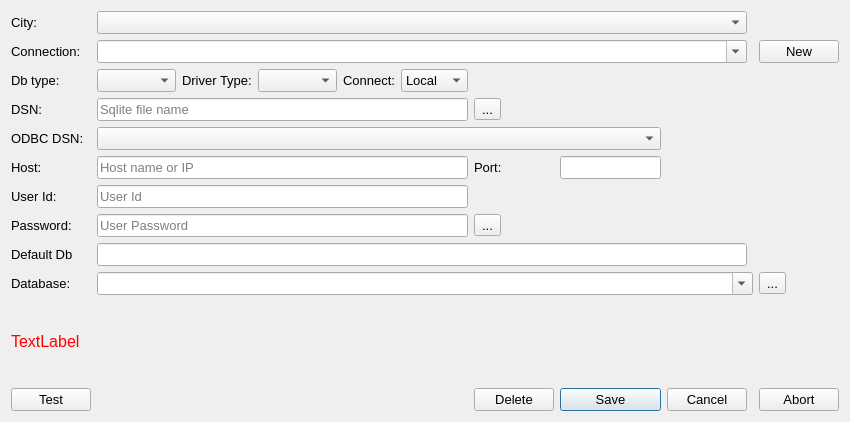
<?xml version="1.0" encoding="UTF-8"?>
<ui version="4.0">
 <class>editConnectionsDlg</class>
 <widget class="QDialog" name="editConnectionsDlg">
  <property name="geometry">
   <rect>
    <x>0</x>
    <y>0</y>
    <width>850</width>
    <height>422</height>
   </rect>
  </property>
  <property name="font">
   <font>
    <pointsize>10</pointsize>
   </font>
  </property>
  <property name="windowTitle">
   <string>Dialog</string>
  </property>
  <property name="toolTip">
   <string>&lt;html&gt;&lt;head/&gt;&lt;body&gt;&lt;p&gt;Use this dialog to add connections to a database for aspecified city/location.&lt;/p&gt;&lt;/body&gt;&lt;/html&gt;</string>
  </property>
  <layout class="QGridLayout" name="gridLayout">
   <item row="8" column="1" colspan="5">
    <widget class="QLineEdit" name="txtHost">
     <property name="toolTip">
      <string>&lt;html&gt;&lt;head/&gt;&lt;body&gt;&lt;p&gt;Enter the host name or IP address of a remote remote server or &lt;span style=&quot; font-style:italic;&quot;&gt;localhost&lt;/span&gt; for a local server.&lt;/p&gt;&lt;/body&gt;&lt;/html&gt;</string>
     </property>
     <property name="placeholderText">
      <string>Host name or IP</string>
     </property>
    </widget>
   </item>
   <item row="1" column="1" colspan="8">
    <widget class="QComboBox" name="cbConnections">
     <property name="toolTip">
      <string>&lt;html&gt;&lt;head/&gt;&lt;body&gt;&lt;p&gt;Select an existing connection from the dropdown list or enter a new unique name to create a new connection.&lt;/p&gt;&lt;p&gt;Connection names should be unique for a city. It is recommended that it contain the database type and connection type, eg. &amp;quot;MsSql ODBC connection&amp;quot;&lt;/p&gt;&lt;/body&gt;&lt;/html&gt;</string>
     </property>
     <property name="editable">
      <bool>true</bool>
     </property>
    </widget>
   </item>
   <item row="14" column="0">
    <widget class="QLabel" name="label_13">
     <property name="text">
      <string>Default Db</string>
     </property>
    </widget>
   </item>
   <item row="17" column="7">
    <widget class="QPushButton" name="btnSave">
     <property name="text">
      <string>Save</string>
     </property>
    </widget>
   </item>
   <item row="9" column="1" colspan="5">
    <widget class="QLineEdit" name="txtUserId">
     <property name="placeholderText">
      <string>User Id</string>
     </property>
    </widget>
   </item>
   <item row="9" column="0">
    <widget class="QLabel" name="label_6">
     <property name="text">
      <string>User Id:</string>
     </property>
    </widget>
   </item>
   <item row="5" column="6">
    <widget class="QToolButton" name="tbBrowse">
     <property name="toolTip">
      <string>&lt;html&gt;&lt;head/&gt;&lt;body&gt;&lt;p&gt;Click to open a dialog to select the name of a Sqlite database file.&lt;/p&gt;&lt;/body&gt;&lt;/html&gt;</string>
     </property>
     <property name="text">
      <string>...</string>
     </property>
     <property name="icon">
      <iconset resource="../Resources/mapper.qrc">
       <normaloff>:/diropen.png</normaloff>:/diropen.png</iconset>
     </property>
    </widget>
   </item>
   <item row="8" column="0">
    <widget class="QLabel" name="label_4">
     <property name="text">
      <string>Host:</string>
     </property>
    </widget>
   </item>
   <item row="5" column="0">
    <widget class="QLabel" name="label_2">
     <property name="text">
      <string>DSN:</string>
     </property>
    </widget>
   </item>
   <item row="17" column="0">
    <widget class="QPushButton" name="btnTest">
     <property name="toolTip">
      <string>&lt;html&gt;&lt;head/&gt;&lt;body&gt;&lt;p&gt;Check the validity of a connection&lt;/p&gt;&lt;/body&gt;&lt;/html&gt;</string>
     </property>
     <property name="text">
      <string>Test</string>
     </property>
    </widget>
   </item>
   <item row="15" column="0">
    <widget class="QLabel" name="label_10">
     <property name="text">
      <string>Database:</string>
     </property>
    </widget>
   </item>
   <item row="17" column="10">
    <widget class="QPushButton" name="btnAbort">
     <property name="text">
      <string>Abort</string>
     </property>
    </widget>
   </item>
   <item row="10" column="0">
    <widget class="QLabel" name="label_7">
     <property name="text">
      <string>Password:</string>
     </property>
    </widget>
   </item>
   <item row="7" column="0">
    <widget class="QLabel" name="label_12">
     <property name="text">
      <string>ODBC DSN:</string>
     </property>
    </widget>
   </item>
   <item row="17" column="6">
    <widget class="QPushButton" name="btnDelete">
     <property name="text">
      <string>Delete</string>
     </property>
    </widget>
   </item>
   <item row="1" column="10">
    <widget class="QPushButton" name="btnNew">
     <property name="toolTip">
      <string>&lt;html&gt;&lt;head/&gt;&lt;body&gt;&lt;p&gt;Click on this button to create a new connection. Then update the connection name which should be unique for this city.&lt;/p&gt;&lt;/body&gt;&lt;/html&gt;</string>
     </property>
     <property name="text">
      <string>New</string>
     </property>
    </widget>
   </item>
   <item row="2" column="5">
    <widget class="QComboBox" name="cbConnect">
     <property name="toolTip">
      <string>&lt;html&gt;&lt;head/&gt;&lt;body&gt;&lt;p&gt;Select connection type: &lt;span style=&quot; font-weight:600;&quot;&gt; Local&lt;/span&gt; SQLite only.&lt;/p&gt;&lt;p&gt;&lt;span style=&quot; font-weight:600;&quot;&gt;Direct&lt;/span&gt; MySql client connection&lt;/p&gt;&lt;p&gt;&lt;span style=&quot; font-weight:600;&quot;&gt;ODBC &lt;/span&gt;MySql or MsSql OBDC connection&lt;/p&gt;&lt;/body&gt;&lt;/html&gt;</string>
     </property>
     <item>
      <property name="text">
       <string>Local</string>
      </property>
     </item>
     <item>
      <property name="text">
       <string>Direct</string>
      </property>
     </item>
     <item>
      <property name="text">
       <string>ODBC</string>
      </property>
     </item>
    </widget>
   </item>
   <item row="2" column="1">
    <widget class="QComboBox" name="cbDbType">
     <property name="toolTip">
      <string>&lt;html&gt;&lt;head/&gt;&lt;body&gt;&lt;p&gt;Select the type of database: &lt;span style=&quot; font-weight:600;&quot;&gt;SQLite, MySql or MsSql(SQL Server)&lt;/span&gt;&lt;/p&gt;&lt;/body&gt;&lt;/html&gt;</string>
     </property>
    </widget>
   </item>
   <item row="10" column="1" colspan="5">
    <widget class="QLineEdit" name="txtPWD">
     <property name="echoMode">
      <enum>QLineEdit::EchoMode::Normal</enum>
     </property>
     <property name="placeholderText">
      <string>User Password</string>
     </property>
    </widget>
   </item>
   <item row="0" column="1" colspan="8">
    <widget class="QComboBox" name="cbCities">
     <property name="toolTip">
      <string>&lt;html&gt;&lt;head/&gt;&lt;body&gt;&lt;p&gt;&lt;span style=&quot; font-weight:600;&quot;&gt;Select an existing city from the dropdown list.&lt;/span&gt;&lt;/p&gt;&lt;/body&gt;&lt;/html&gt;</string>
     </property>
     <property name="editable">
      <bool>false</bool>
     </property>
    </widget>
   </item>
   <item row="0" column="0">
    <widget class="QLabel" name="label_9">
     <property name="text">
      <string>City:</string>
     </property>
    </widget>
   </item>
   <item row="1" column="0">
    <widget class="QLabel" name="label">
     <property name="text">
      <string>Connection:</string>
     </property>
    </widget>
   </item>
   <item row="16" column="0" colspan="11">
    <widget class="QLabel" name="lblHelp">
     <property name="palette">
      <palette>
       <active>
        <colorrole role="WindowText">
         <brush brushstyle="SolidPattern">
          <color alpha="255">
           <red>255</red>
           <green>0</green>
           <blue>0</blue>
          </color>
         </brush>
        </colorrole>
       </active>
       <inactive>
        <colorrole role="WindowText">
         <brush brushstyle="SolidPattern">
          <color alpha="255">
           <red>255</red>
           <green>0</green>
           <blue>0</blue>
          </color>
         </brush>
        </colorrole>
       </inactive>
       <disabled>
        <colorrole role="WindowText">
         <brush brushstyle="SolidPattern">
          <color alpha="255">
           <red>159</red>
           <green>158</green>
           <blue>158</blue>
          </color>
         </brush>
        </colorrole>
       </disabled>
      </palette>
     </property>
     <property name="font">
      <font>
       <pointsize>12</pointsize>
      </font>
     </property>
     <property name="text">
      <string>TextLabel</string>
     </property>
     <property name="wordWrap">
      <bool>true</bool>
     </property>
     <property name="textInteractionFlags">
      <set>Qt::TextInteractionFlag::LinksAccessibleByMouse|Qt::TextInteractionFlag::TextSelectableByKeyboard</set>
     </property>
    </widget>
   </item>
   <item row="7" column="1" colspan="7">
    <widget class="QComboBox" name="cbODBCDsn">
     <property name="placeholderText">
      <string>select ODBC datasource name</string>
     </property>
    </widget>
   </item>
   <item row="17" column="8">
    <widget class="QPushButton" name="btnCancel">
     <property name="text">
      <string>Cancel</string>
     </property>
    </widget>
   </item>
   <item row="2" column="2">
    <widget class="QLabel" name="label_3">
     <property name="text">
      <string>Driver Type:</string>
     </property>
    </widget>
   </item>
   <item row="14" column="1" colspan="8">
    <widget class="QLineEdit" name="txtDefaultDb">
     <property name="readOnly">
      <bool>true</bool>
     </property>
    </widget>
   </item>
   <item row="8" column="6">
    <widget class="QLabel" name="label_5">
     <property name="text">
      <string>Port:</string>
     </property>
    </widget>
   </item>
   <item row="2" column="3">
    <widget class="QComboBox" name="cbDriverType">
     <property name="toolTip">
      <string>&lt;html&gt;&lt;head/&gt;&lt;body&gt;&lt;p&gt;Select which driver type to use for the desired database type.&lt;/p&gt;&lt;/body&gt;&lt;/html&gt;</string>
     </property>
    </widget>
   </item>
   <item row="8" column="7">
    <widget class="QLineEdit" name="txtPort">
     <property name="toolTip">
      <string>&lt;html&gt;&lt;head/&gt;&lt;body&gt;&lt;p&gt;Change if the selected server uses a different port than the standard. &lt;/p&gt;&lt;/body&gt;&lt;/html&gt;</string>
     </property>
     <property name="inputMethodHints">
      <set>Qt::InputMethodHint::ImhNone</set>
     </property>
     <property name="maxLength">
      <number>5</number>
     </property>
    </widget>
   </item>
   <item row="2" column="0">
    <widget class="QLabel" name="label_8">
     <property name="text">
      <string>Db type:</string>
     </property>
    </widget>
   </item>
   <item row="10" column="6">
    <widget class="QToolButton" name="tbView">
     <property name="text">
      <string>...</string>
     </property>
     <property name="checkable">
      <bool>true</bool>
     </property>
    </widget>
   </item>
   <item row="2" column="4">
    <widget class="QLabel" name="label_11">
     <property name="text">
      <string>Connect:</string>
     </property>
    </widget>
   </item>
   <item row="5" column="1" colspan="5">
    <widget class="QLineEdit" name="txtSqliteFileName">
     <property name="toolTip">
      <string>&lt;html&gt;&lt;head/&gt;&lt;body&gt;&lt;p&gt;Depending on which SQL database program you are using, this should be the filename of the file containing the data or a schema name. For SQLITE databases this will be a .sqlite3 file. &lt;/p&gt;&lt;/body&gt;&lt;/html&gt;</string>
     </property>
     <property name="placeholderText">
      <string>Sqlite file name</string>
     </property>
    </widget>
   </item>
   <item row="15" column="10">
    <widget class="QToolButton" name="tbReload">
     <property name="toolTip">
      <string>&lt;html&gt;&lt;head/&gt;&lt;body&gt;&lt;p&gt;refresh list of known databases.&lt;/p&gt;&lt;/body&gt;&lt;/html&gt;</string>
     </property>
     <property name="text">
      <string>...</string>
     </property>
     <property name="icon">
      <iconset resource="../Resources/mapper.qrc">
       <normaloff>:/reload.png</normaloff>:/reload.png</iconset>
     </property>
     <property name="toolButtonStyle">
      <enum>Qt::ToolButtonStyle::ToolButtonIconOnly</enum>
     </property>
    </widget>
   </item>
   <item row="15" column="1" colspan="9">
    <widget class="QComboBox" name="cbUseDatabase">
     <property name="editable">
      <bool>true</bool>
     </property>
    </widget>
   </item>
  </layout>
 </widget>
 <tabstops>
  <tabstop>txtHost</tabstop>
  <tabstop>txtUserId</tabstop>
  <tabstop>txtPWD</tabstop>
  <tabstop>btnTest</tabstop>
  <tabstop>btnDelete</tabstop>
 </tabstops>
 <resources>
  <include location="../Resources/mapper.qrc"/>
 </resources>
 <connections/>
</ui>
